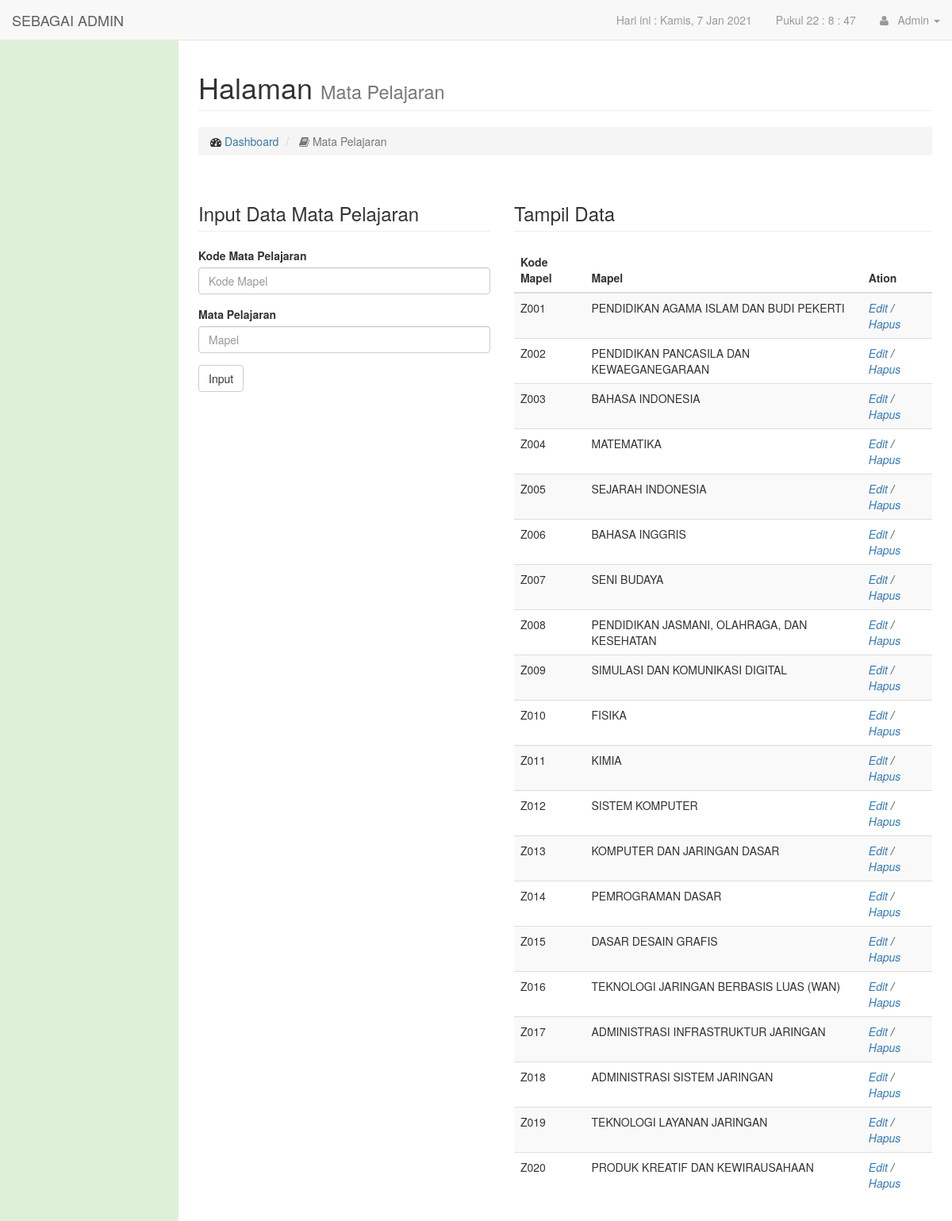
The page /inde.php?page=mapel (signed in) on the database its author committed.
### tables this page shows
CREATE TABLE IF NOT EXISTS `tb_mapel` (
  `id_mapel` varchar(5) NOT NULL,
  `kode_mapel` varchar(10) NOT NULL,
  `mapel` varchar(50) NOT NULL
);

### mapel.php (the view, shortened to what this page needs)
<div class="row">
    <div class="col-lg-12" style="margin-top:-10px;">
        <h1 class="page-header">
            Halaman
            <small>Mata Pelajaran</small>
        </h1>
        <ol class="breadcrumb">
            <li>
                <i class="fa fa-dashboard"></i>  <a href="inde.php">Dashboard</a>
            </li>
            <li class="active">
                <i class="fa fa-book"></i> Mata Pelajaran
            </li>
        </ol>
    </div>
</div>
<div class="row">
    <div class="col-lg-5">
        <h3 class="page-header">
            Input Data Mata Pelajaran
        </h3>
        <form method="post">
            <div class="form-group">
                <label>Kode Mata Pelajaran</label>
                <input class="form-control" name="kode_mapel" placeholder="Kode Mapel" required>
            </div>
            <div class="form-group">
                <label>Mata Pelajaran</label>
                <input class="form-control" name="mapel" placeholder="Mapel" required>
            </div>
            <input type="submit" name="input" class="btn btn-default" value="Input"/>
        </form>
    </div>
    <div class="col-lg-7">
        <h3 class="page-header">
            Tampil Data
        </h3>
        <div class="table-responsive">
            <?php
                $view=mysql_query("select * from tb_mapel order by kode_mapel asc");
            ?>
            <table class="table table-hover table-striped">
                <thead>
                    <tr>
                        <th>Kode Mapel</th>
                        <th>Mapel</th>
                        <th>Ation</th>
                    </tr>
                </thead>
                <tbody>
                    <?php
                        while($row=mysql_fetch_array($view)){
                    ?>
                    <tr>
                        <td><?php echo $row['kode_mapel']; ?></td>
                        <td><?php echo $row['mapel']; ?></td>
                        <td><i><a href="?page=mapel_edit&id=<?php echo $row['id_mapel'];?>">Edit</a> / <a onclick="return confirm('Yakin akan hapus data ini ?')" href="mapel_hapus.php?id=<?php echo $row['id_mapel'];?>">Hapus</a></i></td>
                    </tr>
                    <?php
                        }
                    ?>
                </tbody>
            </table>
        </div>
    </div>
</div>

### css/smart-forms.css (style rules this page uses)
html,body { border:0;margin:0;padding:0 }

### css/sb-admin.css (style rules this page uses)
body { margin-top: 100px; background-color: #dff0d8; }
@media (min-width:768px) { body { margin-top: 50px; } }

### rows shown on the page
tb_mapel: kode_mapel "Z001", mapel "PENDIDIKAN AGAMA ISLAM DAN BUDI PEKERTI"
tb_mapel: kode_mapel "Z002", mapel "PENDIDIKAN PANCASILA DAN KEWAEGANEGARAAN"
tb_mapel: kode_mapel "Z003", mapel "BAHASA INDONESIA"
tb_mapel: kode_mapel "Z004", mapel "MATEMATIKA"
tb_mapel: kode_mapel "Z005", mapel "SEJARAH INDONESIA"
tb_mapel: kode_mapel "Z006", mapel "BAHASA INGGRIS"
tb_mapel: kode_mapel "Z007", mapel "SENI BUDAYA"
tb_mapel: kode_mapel "Z008", mapel "PENDIDIKAN JASMANI, OLAHRAGA, DAN KESEHATAN"
tb_mapel: kode_mapel "Z009", mapel "SIMULASI DAN KOMUNIKASI DIGITAL"
tb_mapel: kode_mapel "Z010", mapel "FISIKA"
tb_mapel: kode_mapel "Z011", mapel "KIMIA"
tb_mapel: kode_mapel "Z012", mapel "SISTEM KOMPUTER"
tb_mapel: kode_mapel "Z013", mapel "KOMPUTER DAN JARINGAN DASAR"
tb_mapel: kode_mapel "Z014", mapel "PEMROGRAMAN DASAR"
tb_mapel: kode_mapel "Z015", mapel "DASAR DESAIN GRAFIS"
tb_mapel: kode_mapel "Z016", mapel "TEKNOLOGI JARINGAN BERBASIS LUAS (WAN)"
tb_mapel: kode_mapel "Z017", mapel "ADMINISTRASI INFRASTRUKTUR JARINGAN"
tb_mapel: kode_mapel "Z018", mapel "ADMINISTRASI SISTEM JARINGAN"
tb_mapel: kode_mapel "Z019", mapel "TEKNOLOGI LAYANAN JARINGAN"
tb_mapel: kode_mapel "Z020", mapel "PRODUK KREATIF DAN KEWIRAUSAHAAN"

### other values the page prints
tanggal("D, j M Y") "Kamis, 7 Jan 2021"
